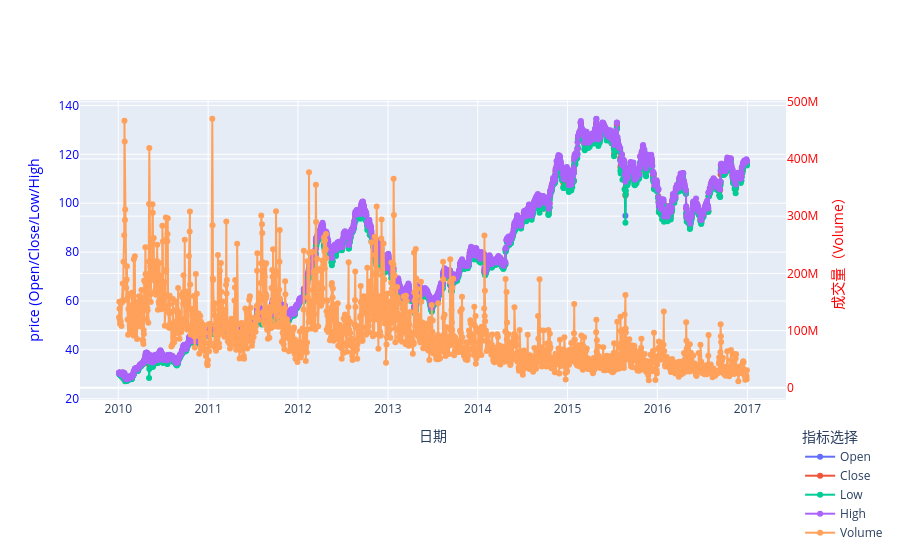

The cell this chart's notebook holds for it:
### Code cell
import pandas as pd
import plotly.graph_objects as go
import plotly.io as pio


df['date'] = pd.to_datetime(df['date'])


fig = go.Figure()

# add open line
fig.add_trace(go.Scatter(
    x=df['date'], y=df['open'],
    name='Open',
    mode='lines+markers',
    yaxis='y1',
    hoverinfo='all'
))

# add close line
fig.add_trace(go.Scatter(
    x=df['date'], y=df['close'],
    name='Close',
    mode='lines+markers',
    yaxis='y1',
    hoverinfo='all'
))

# add low line
fig.add_trace(go.Scatter(
    x=df['date'], y=df['low'],
    name='Low',
    mode='lines+markers',
    yaxis='y1',
    hoverinfo='all'
))

# add high line
fig.add_trace(go.Scatter(
    x=df['date'], y=df['high'],
    name='High',
    mode='lines+markers',
    yaxis='y1',
    hoverinfo='all'
))

# add volume line(right y-axis)
fig.add_trace(go.Scatter(
    x=df['date'], y=df['volume'],
    name='Volume',
    mode='lines+markers',
    yaxis='y2',
    hoverinfo='all'
))

# interactivity 
fig.update_layout(
    # title='AAPL 股票数据交互式图表',
    xaxis_title='日期',
    # 配置左侧Y轴（价格）
    yaxis=dict(
        title=dict(
            text='price (Open/Close/Low/High',
            font=dict(color='blue')
        ),
        tickfont=dict(color='blue'),
        side='left'
    ),
    # 配置右侧Y轴（成交量）
    yaxis2=dict(
        title=dict(
            text='成交量（Volume）',
            font=dict(color='red')
        ),
        tickfont=dict(color='red'),
        side='right',
        overlaying='y'
    ),
    # 图例放在图外右下角
    legend=dict(
        title='指标选择',
        itemclick='toggle',
        itemdoubleclick='toggleothers',
        x=1.02,
        y=-0.08,
        xanchor='left',
        yanchor='top'
    ),
    margin=dict(r=80, b=120),
    hovermode='x unified'
)

# ===================== 4. 显示图表 =====================
fig.show()

### Figure 1 — Plotly figure (JSON) as saved in the notebook; plotly's stock layout.template omitted (floating-point values rounded to 4 significant figures; data arrays with more than 128 entries replaced by an {"elided": "..."} marker saying what was removed)
{"data": [{"hoverinfo": "all", "mode": "lines+markers", "name": "Open", "type": "scatter", "x": {"elided": "1762 str values"}, "y": {"elided": "1762 float values"}, "yaxis": "y"}, {"hoverinfo": "all", "mode": "lines+markers", "name": "Close", "type": "scatter", "x": {"elided": "1762 str values"}, "y": {"elided": "1762 float values"}, "yaxis": "y"}, {"hoverinfo": "all", "mode": "lines+markers", "name": "Low", "type": "scatter", "x": {"elided": "1762 str values"}, "y": {"elided": "1762 float values"}, "yaxis": "y"}, {"hoverinfo": "all", "mode": "lines+markers", "name": "High", "type": "scatter", "x": {"elided": "1762 str values"}, "y": {"elided": "1762 float values"}, "yaxis": "y"}, {"hoverinfo": "all", "mode": "lines+markers", "name": "Volume", "type": "scatter", "x": {"elided": "1762 str values"}, "y": {"elided": "1762 float values"}, "yaxis": "y2"}], "layout": {"hovermode": "x unified", "legend": {"itemclick": "toggle", "itemdoubleclick": "toggleothers", "title": {"text": "指标选择"}, "x": 1.02, "xanchor": "left", "y": -0.08, "yanchor": "top"}, "margin": {"b": 120, "r": 80}, "xaxis": {"title": {"text": "日期"}}, "yaxis": {"side": "left", "tickfont": {"color": "blue"}, "title": {"font": {"color": "blue"}, "text": "price (Open/Close/Low/High"}}, "yaxis2": {"overlaying": "y", "side": "right", "tickfont": {"color": "red"}, "title": {"font": {"color": "red"}, "text": "成交量（Volume）"}}}}
